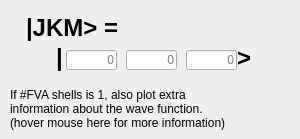
    <widget class="QWidget" name="singleState">
     <attribute name="title">
      <string>Single |JKM&gt; state</string>
     </attribute>
     <widget class="QLineEdit" name="J">
      <property name="geometry">
       <rect>
        <x>66</x>
        <y>50</y>
        <width>51</width>
        <height>20</height>
       </rect>
      </property>
      <property name="toolTip">
       <string>J quantum number</string>
      </property>
      <property name="statusTip">
       <string>Total angular momentum quantum number</string>
      </property>
      <property name="layoutDirection">
       <enum>Qt::LeftToRight</enum>
      </property>
      <property name="inputMethodHints">
       <set>Qt::ImhNone</set>
      </property>
      <property name="text">
       <string/>
      </property>
      <property name="maxLength">
       <number>8</number>
      </property>
      <property name="alignment">
       <set>Qt::AlignRight|Qt::AlignTrailing|Qt::AlignVCenter</set>
      </property>
      <property name="readOnly">
       <bool>false</bool>
      </property>
      <property name="placeholderText">
       <string>0</string>
      </property>
     </widget>
     <widget class="QLineEdit" name="K">
      <property name="enabled">
       <bool>true</bool>
      </property>
      <property name="geometry">
       <rect>
        <x>126</x>
        <y>50</y>
        <width>51</width>
        <height>20</height>
       </rect>
      </property>
      <property name="toolTip">
       <string>K quantum number (always 0 for linear molecules)</string>
      </property>
      <property name="statusTip">
       <string>Projection on molecular axis</string>
      </property>
      <property name="layoutDirection">
       <enum>Qt::LeftToRight</enum>
      </property>
      <property name="text">
       <string/>
      </property>
      <property name="maxLength">
       <number>8</number>
      </property>
      <property name="alignment">
       <set>Qt::AlignRight|Qt::AlignTrailing|Qt::AlignVCenter</set>
      </property>
      <property name="placeholderText">
       <string>0</string>
      </property>
     </widget>
     <widget class="QLineEdit" name="M">
      <property name="geometry">
       <rect>
        <x>186</x>
        <y>50</y>
        <width>51</width>
        <height>20</height>
       </rect>
      </property>
      <property name="toolTip">
       <string>M quantum number</string>
      </property>
      <property name="statusTip">
       <string>Projection on laser axis</string>
      </property>
      <property name="layoutDirection">
       <enum>Qt::LeftToRight</enum>
      </property>
      <property name="text">
       <string/>
      </property>
      <property name="maxLength">
       <number>8</number>
      </property>
      <property name="alignment">
       <set>Qt::AlignRight|Qt::AlignTrailing|Qt::AlignVCenter</set>
      </property>
      <property name="placeholderText">
       <string>0</string>
      </property>
     </widget>
     <widget class="QLabel" name="label_34">
      <property name="geometry">
       <rect>
        <x>26</x>
        <y>8</y>
        <width>131</width>
        <height>40</height>
       </rect>
      </property>
      <property name="font">
       <font>
        <pointsize>18</pointsize>
        <weight>75</weight>
        <bold>true</bold>
       </font>
      </property>
      <property name="text">
       <string>&lt;html&gt;&lt;head/&gt;&lt;body&gt;&lt;p&gt;|JKM&amp;gt; = &lt;/p&gt;&lt;/body&gt;&lt;/html&gt;</string>
      </property>
     </widget>
     <widget class="QLabel" name="label_35">
      <property name="geometry">
       <rect>
        <x>56</x>
        <y>38</y>
        <width>21</width>
        <height>41</height>
       </rect>
      </property>
      <property name="font">
       <font>
        <pointsize>18</pointsize>
        <weight>75</weight>
        <bold>true</bold>
       </font>
      </property>
      <property name="text">
       <string>&lt;html&gt;&lt;head/&gt;&lt;body&gt;&lt;p&gt;|&lt;/p&gt;&lt;/body&gt;&lt;/html&gt;</string>
      </property>
     </widget>
     <widget class="QLabel" name="label_36">
      <property name="geometry">
       <rect>
        <x>237</x>
        <y>38</y>
        <width>21</width>
        <height>41</height>
       </rect>
      </property>
      <property name="font">
       <font>
        <pointsize>18</pointsize>
        <weight>75</weight>
        <bold>true</bold>
       </font>
      </property>
      <property name="text">
       <string>&lt;html&gt;&lt;head/&gt;&lt;body&gt;&lt;p&gt;&amp;gt;&lt;/p&gt;&lt;/body&gt;&lt;/html&gt;</string>
      </property>
     </widget>
     <widget class="QLabel" name="label_42">
      <property name="geometry">
       <rect>
        <x>10</x>
        <y>80</y>
        <width>281</width>
        <height>50</height>
       </rect>
      </property>
      <property name="toolTip">
       <string>&lt;html&gt;&lt;head/&gt;&lt;body&gt;&lt;p&gt;Without focal volume averaging, also indicate the distribution of populated J states with &amp;lt;J&amp;gt; and &amp;lt;J&amp;gt;±sqrt(&amp;lt;J&lt;span style=&quot; vertical-align:super;&quot;&gt;2&lt;/span&gt;&amp;gt;-&amp;lt;J&amp;gt;&lt;span style=&quot; vertical-align:super;&quot;&gt;2&lt;/span&gt;).&lt;/p&gt;&lt;p&gt;The J value J&lt;span style=&quot; vertical-align:sub;&quot;&gt;99.9%&lt;/span&gt;, below which 99.9% of the probability amplitude is found, is also plotted.&lt;/p&gt;&lt;/body&gt;&lt;/html&gt;</string>
      </property>
      <property name="text">
       <string>&lt;html&gt;&lt;head/&gt;&lt;body&gt;&lt;p&gt;If #FVA shells is 1, also plot extra&lt;br/&gt;information about the wave function.&lt;br/&gt;(hover mouse here for more information)&lt;/p&gt;&lt;/body&gt;&lt;/html&gt;</string>
      </property>
      <property name="textFormat">
       <enum>Qt::AutoText</enum>
      </property>
      <property name="alignment">
       <set>Qt::AlignBottom|Qt::AlignLeading|Qt::AlignLeft</set>
      </property>
     </widget>
    </widget>
